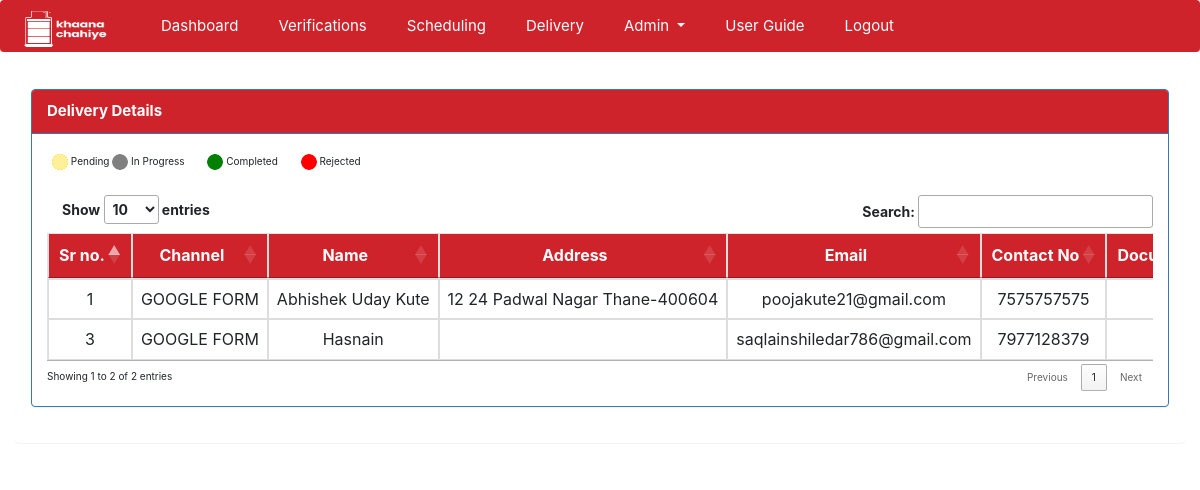
Page /main.php?page=delivery/delivery (signed in) on the committed database.
### tables this page shows
CREATE TABLE `request_details` (
  `id` bigint(20) UNSIGNED NOT NULL,
  `document_id` bigint(20) UNSIGNED NOT NULL,
  `channel_id` bigint(20) UNSIGNED NOT NULL,
  `name` varchar(100) NOT NULL,
  `address` text NOT NULL,
  `contact_no` varchar(20) NOT NULL,
  `document_no` varchar(200) NOT NULL,
  `email` varchar(60) NOT NULL,
  `gender` enum('M','F') NOT NULL,
  `no_of_people` varchar(45) NOT NULL,
  `is_beneficiary` enum('Y','N') NOT NULL,
  `aid_form` bigint(20) UNSIGNED NOT NULL,
  `request_type` enum('bulk','single') NOT NULL,
  `latitude` varchar(20) NOT NULL,
  `longitude` varchar(20) NOT NULL,
  `remark` text NOT NULL,
  `created_at` timestamp NULL DEFAULT NULL,
  `updated_at` timestamp NULL DEFAULT NULL
);

CREATE TABLE `channel_types` (
  `id` bigint(20) UNSIGNED NOT NULL,
  `name` varchar(100) NOT NULL,
  `status` enum('Y','N') NOT NULL
);

### includes/functions.php (called while the page is built, shortened)
<?php
function get_channelname($roleid) {
    include('connection.php');
    $sql = "select name from ".channel_type." WHERE id='".$roleid."'";
    $result = mysqli_query($conn,$sql) or die(mysqli_error($conn));
    $row = mysqli_fetch_assoc($result);
    return $row['name'];
}
?>

### delivery/delivery.php (the view, shortened to what this page needs)
<?php
$verification_details = "select a.*,b.verification_status,b.scheduling_status,b.delivery_status,b.approve_people_count,b.scheduling_date,b.verification_date,b.delivery_set_date from ".request_details." a INNER JOIN ".request_details_delivery." b
ON a.id= b.request_id WHERE b.scheduling_status='Y'";
$verification_details_res = mysqli_query($conn,$verification_details) or die(mysqli_error($conn));
?>
<html>
<div class="panel panel-primary">
  <div class="panel-heading">
    <b>Delivery Details</b>
  </div>
  <div class="form-group" style="margin-left:20px;margin-top:20px;">
       <span>
           <img src="<?php echo WEBSITE . 'images/yBlink.gif'; ?>"> Pending
       </span>
       <span>
           <img src="<?php echo WEBSITE . 'images/gy.png'; ?>"> In Progress
       </span>
       <span style="padding-left:20px;">
           <img src="<?php echo WEBSITE . 'images/g.png'; ?>"> Completed
       </span>
       <span style="padding-left:20px;">
           <img src="<?php echo WEBSITE . 'images/r.png'; ?>"> Rejected
       </span>
  </div>
  <div class="panel-body">
    <table class="table table-bordered dt-responsive nowrap dataTable no-footer">
        <thead>
          <tr>
            <th class="text-center">Sr no.</th>
            <th class="text-center">Channel</th>
            <th class="text-center">Name</th>
            <th class="text-center">Address</th>
            <th class="text-center">Email</th>
            <th class="text-center">Contact No</th>
            <th class="text-center">Document Type</th>
          </tr>
        </thead>
        <tbody>
        <?php
        if(mysqli_num_rows($verification_details_res) > 0):
        while($verification_details_row = mysqli_fetch_array($verification_details_res)):?>
          <tr>
            <td class="text-center"><?php echo $verification_details_row['id']; ?></td>
            <td class="text-center"><?php echo get_channelname($verification_details_row['channel_id']); ?></td>
            <td class="text-center"><?php echo $verification_details_row['name']; ?></td>
            <td class="text-center"><?php echo $verification_details_row['address']; ?></td>
            <td class="text-center"><?php echo $verification_details_row['email']; ?></td>
            <td class="text-center"><?php echo $verification_details_row['contact_no']; ?></td>
            <td class="text-center"><?php echo get_documenttype($verification_details_row['document_id']); ?></td>
          </tr>
        <?php
        endwhile;
      endif;?>
        </tbody>
        </table>
  </div>
</div>
</html>

### css/index.css (style rules this page uses)
body { background: #3e4144; }

### css/home.css (style rules this page uses)
thead, .panel-heading { background-color: #CE232B; color: #fff; }
.panel-primary>.panel-heading { color: #fff; font-size: 15px !important; background-color: #CE232B; background-color: #CE232B; }

### rows in the picture
request_details: id "1", channel.name "GOOGLE FORM", name "Abhishek Uday Kute", address "12 24 Padwal Nagar Thane-400604", email "poojakute21@gmail.com", contact_no "7575757575"
request_details: id "3", channel.name "GOOGLE FORM", name "Hasnain", email "saqlainshiledar786@gmail.com", contact_no "7977128379"
